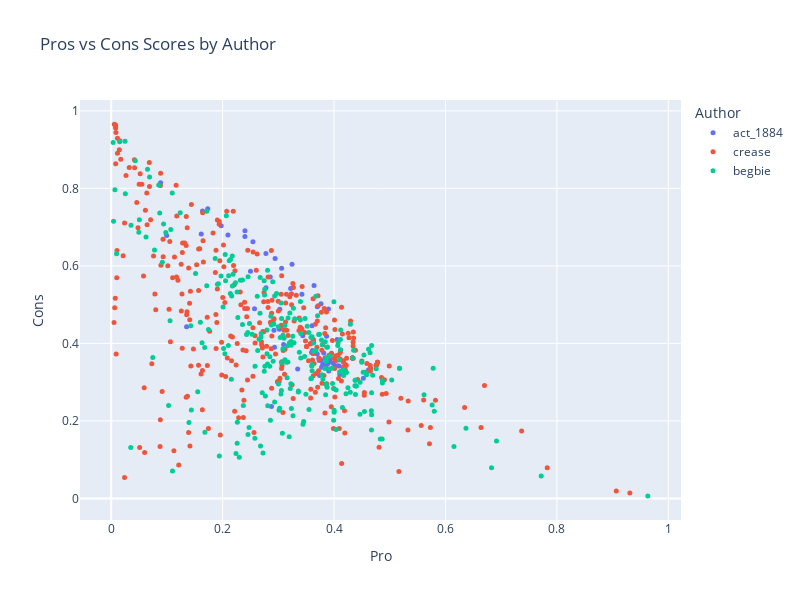

The notebook cell saved with this chart:
### Code cell
df_scores['Text'] = df_scores['Text'].apply(lambda t: wrap_text(t, width = 50))

fig = px.scatter(
    df_scores,
    x="Pro",
    y="Cons",
    color="Author",
    hover_data=["Text"],
    title="Pros vs Cons Scores by Author",
    width=800,
    height=600
)

fig.update_traces(marker=dict(size=5))
fig.show()

### Figure 1 — Plotly figure (JSON) as saved in the notebook; plotly's stock layout.template omitted (floating-point values rounded to 4 significant figures; data arrays with more than 128 entries replaced by an {"elided": "..."} marker saying what was removed)
{"data": [{"customdata": [["An Act to regulate the Chinese population of<br>British Columbia."], ["[18th February, 1884.]"], ["WHEREAS the incoming of Chinese to British<br>Columbia largely exceeds that of any other class<br>of immigrant, and the population so introduced are<br>fast becoming superior in number to our own race;<br>are not disposed to be governed by our laws; are<br>dissimilar in habits and occupation from our<br>people; evade the payment of taxes justly due to<br>the Government; are governed by pestilential<br>habits; are useless in instances of emergency;<br>habitually desecrate grave yards by the removal of<br>bodies therefrom; and generally the laws governing<br>the whites are found to be inapplicable to<br>Chinese, and such Chinese are inclined to habits<br>subversive of the comfort and well-being of the<br>community:    And whereas it is expedient to pass<br>special laws for the Government of Chinese:<br>Therefore, Her Majesty, by and with the advice and<br>consent of the Legislative Assembly of the<br>Province of British Columbia, enacts as follows:—<br>1."], ["This Act shall be cited as the \"Chinese Regulation<br>Act, 1884.\""], ["2."], ["The term \"Chinese\" wherever used in this Act shall<br>mean any native of the Chinese Empire or its<br>dependencies not born of British parents, and<br>shall include any person of the Chinese race."], ["3."], ["From and after the passage of this Act there shall<br>be payable and paid by every Chinese in British<br>Columbia, above the age of fourteen years, unto<br>and for the use of Her Majesty, Her heirs and<br>successors, the sum of ten dollars, and thereafter<br>on the 1st day of June in each and every year<br>there shall be likewise payable and paid by such<br>Chinese person a further sum of ten dollars."], ["4."], ["The Lieutenant-Governor in Council shall<br>immediately upon the passage of this Act, and from<br>time to time thereafter as occasion may require,<br>appoint in each electoral district, one or more<br>person or persons to be called Chinese Collectors,<br>to collect and receive such payments from Chinese,<br>and such Collector or Collectors immediately upon<br>such payment shall issue and deliver to the person<br>paying the same a licence in the form contained in<br>the Schedule hereto, and the Lieutenant-Governor<br>in Council may require from the Collectors so to<br>be appointed such security as he may see fit and<br>may allow them such percentage upon the amount of<br>collections as may seem reasonable and just, and<br>the Lieutenant-Governor in Council may further<br>allow such additional sum by way of expenses as<br>may be necessary and reasonable for the purpose of<br>carrying out the provisions of this Act."], ["5."], ["Any Chinese who shall be found within the Province<br>not having in his possession a licence issued<br>under the provisions of this Act, lawfully issued<br>to him, shall on conviction thereof forfeit and<br>pay a sum not exceeding forty dollars."], ["6."], ["Any Collector or Government servant wilfully<br>disobeying any of the provisions of this Act shall<br>forfeit and pay a sum not exceeding one hundred<br>dollars."], ["7."], ["Every Collector shall collect the tax from each<br>Chinese, and shall as soon afterwards as may be<br>pay over the amount to the Officer in charge of<br>the Treasury, or to such other person as the<br>Lieutenant-Governor in Council may from time to<br>time direct."], ["8."], ["Every employer of Chinese shall furnish to the<br>Collector, when requested by him so to do, from<br>time to time, a list of all Chinese in his employ,<br>or indirectly employed by him; but no such<br>statement shall bind the Collector, nor shall<br>excuse him from making due enquiry to ascertain<br>its correctness."], ["9."], ["In case any employer of Chinese fails to deliver<br>to the Collector the list mentioned in the<br>preceding section, when required so to do, or<br>knowingly states anything falsely therein, such<br>employer shall, on complaint of the Collector and<br>upon conviction before a Justice of the Peace<br>having jurisdiction within the district wherein<br>such employer carries on his business, forfeit and<br>pay a fine not exceeding one hundred dollars for<br>every Chinese in his employ, to be recovered by<br>distress of the goods and chattels of such<br>employer failing to pay the same, or in lieu<br>thereof shall be liable to imprisonment for a<br>period not less than one month and not exceeding<br>two calendar months."], ["10."], ["The Collector may, by himself or his agent, levy<br>the amount of the licence from any Chinese not<br>being in lawful possession of a licence, with<br>costs, by distress of his goods and chattels, or<br>of any goods and chattels which may be in the<br>possession of the delinquent, or which may be upon<br>or in any premises (whether the goods of the<br>delinquent or not) for the time being in the<br>possession or occupation of such delinquent<br>Chinese, and for the purposes of this section<br>premises shall be deemed to be in the possession<br>or occupation of any Chinese when it can be shewn<br>to the satisfaction of the tribunal having<br>cognizance of the matter—    (a.)"], ["That such Chinese habitually frequents such<br>premises with the assent of the owner."], ["(b.)"], ["That he is the owner or one of the owners of the<br>premises, or has control either alone or jointly<br>with another or others of such premises or some<br>part thereof."], ["(c.) That he has passed the night or slept upon<br>such premises at any time within a week of the<br>levy."], ["It shall be sufficient authority for the Collector<br>to levy as aforesaid on the non-production of the<br>licence."], ["Proof of the lawful possession of such receipt<br>shall lie on the person whose goods are<br>distrained."], ["11."], ["Every employer of Chinese shall demand from every<br>such Licence to be demanded by employer and<br>retained during the service."], ["Chinese in his employ his licence, and shall<br>retain the same in his possession during the time<br>such Chinese is in his employ, and shall return<br>the same to him when he leaves his service; and<br>every employer as aforesaid shall produce to the<br>Collector, whenever required so to do, such<br>licence for his inspection."], ["12."], ["The Toll Collector at any and every toll gate<br>which may exist in the Province from time to time,<br>shall, before allowing any Chinese to pass through<br>any toll gate, demand from such Chinese the<br>production of his licence, and, until the same is<br>produced, such Chinese shall not be allowed to<br>proceed through the toll gate."], ["13."], ["It shall be unlawful for any person to employ any<br>Chinese who has not in his possession the licence<br>required by this Act, and any person guilty of an<br>infraction of the provisions of this section shall<br>forfeit and pay a fine not exceeding fifty dollars<br>for every Chinese so employed."], ["14."], ["The sum payable by a Chinese for a free miner’s<br>certificate shall be fifteen dollars for each year<br>during which the same is to be in force instead of<br>five dollars, as by the present mining laws<br>provided, and no free miner’s certificate shall<br>hereafter be issued to any Chinese except upon<br>payment of the said sum of fifteen dollars."], ["15."], ["Any Chinese who shall be found mining for gold and<br>precious metals, or following the ordinary<br>occupation of a free miner, whether on his own<br>account or for others, without having in his<br>possession a free miner’s certificate, lawfully<br>issued to him subsequently to the passage of this<br>Act, and any person who shall employ any Chinese<br>in and about gold mining who has not in his<br>possession such a certificate, shall forfeit and<br>pay a sum not exceeding thirty dollars."], ["16."], ["Sub-section (i.)"], ["of the Schedule A to the “Licences Ordinance,<br>1867,” is hereby amended by adding thereto the<br>following words: “but no licence shall be issued<br>to any Chinese.”    17."], ["Without the permission in writing of the<br>Provincial Secretary or Government Agent of the<br>district or place where the permission is sought<br>it shall be unlawful to remove the remains of any<br>dead Chinese from any cemetery or place where such<br>dead Chinese may have been interred, or to exhume<br>the bodies or remains of any dead Chinese, and any<br>person guilty of an infraction of this section<br>shall forfeit and pay a sum not exceeding one<br>hundred dollars."], ["18."], ["The use of opium (except for medicinal or surgical<br>purposes) is hereby prohibited, and any person who<br>shall use or consume, or have in his possession<br>any opium, except for the purposes aforesaid,<br>shall forfeit and pay a penalty not exceeding one<br>hundred dollars, and the onus of proof shall lie<br>upon the party charged of showing that such opium<br>was used, or consumed, or in his possession for<br>medicinal or surgical purposes."], ["19."], ["Any pecuniary penalty by this Act imposed may be<br>sued for and recovered in a summary way before any<br>Justice of the Peace having jurisdiction in the<br>locality where the charge is made, and in default<br>of immediate payment of any such penalty the same<br>may be recovered by distress and sale of the goods<br>of the offender, and failing sufficient distress,<br>the offender shall suffer a term of imprisonment<br>not exceeding three calendar months."], ["20."], ["No conviction for any offence shall be quashed for<br>want of form, and no conviction shall be removed<br>into any of Her Majesty’s Courts by certiorari or<br>reviewed in any manner, except by appeal in manner<br>hereinafter stated, that is to say: Any Chinese<br>convicted of an offence against the provisions of<br>this Act may appeal to the County Court nearest to<br>the place of conviction, provided he shall, within<br>four days after such conviction, have given notice<br>in writing to the convicting Magistrate of his<br>intention to appeal, and shall have furnished<br>security in the sum of one hundred dollars,<br>conditioned to abide by the decision of the<br>appellate Court, and shall have also deposited<br>with the convicting Magistrate a sum of money<br>sufficient in the opinion of such Magistrate to<br>pay the costs and expenses of a jury to try such<br>appeal, and such appeal shall be heard and tried<br>before the County Court, with or without a jury of<br>five, at the option of the parties, and<br>notwithstanding any defect in the proceedings, the<br>appeal shall be heard and decided on the merits,<br>and if the conviction be affirmed the appellant<br>shall be punished according to the conviction, and<br>shall pay the costs of the appeal, and if the<br>appeal be allowed, it shall be lawful for the<br>Lieutenant-Governor in Council to issue his<br>warrant to the Treasurer for the repayment to the<br>appellant of the money paid by him for jury<br>process."], ["21."], ["Any Chinese who shall lend his licence or free<br>miner’s certificate to another Chinese, and any<br>Chinese who shall utter or pass off upon any<br>Collector or other person any licence or free<br>miner’s certificate other than his own, with<br>intent himself to avoid payment of the licence fee<br>payable under this Act, (and the onus of proving<br>that such was not his intent, shall rest upon the<br>person charged), shall forfeit and pay a penalty<br>of not less than twenty dollars nor more than one<br>hundred dollars."], ["22."], ["The tribunal having cognizance of any matter under<br>the provisions of this Act may decide, upon its<br>own view and judgment, whether any person is a<br>Chinese, and whether any person found by the Court<br>to be a Chinese be of the age of fourteen years."], ["23."], ["It shall not be lawful to let or occupy, or suffer<br>to be occupied as a dwelling, any room unless the<br>following requirements are complied with, that is<br>to say:—    (a.)"], ["Unless such room contains at all times at least<br>384 cubic feet of space for each person occupying<br>the same:    (b.)"], ["Unless such room has a window, made to open, at<br>least two feet square."], ["24."], ["Any person who lets, occupies, or knowingly<br>suffers to be occupied, any room contrary to the<br>provisions of section 23, shall be liable for<br>every offence to a penalty not exceeding fifty<br>dollars."], ["25."], ["Any room in which any person passes the night<br>shall be deemed to be occupied as a dwelling<br>within the meaning of this Act."], ["26."], ["The Lieutenant-Governor in Council may, by any<br>general regulation, direct that any persons<br>imprisoned in respect of any infraction against<br>the provisions of this Act shall be worked and<br>employed at such places and on such public works,<br>or local works for the public benefit or<br>convenience, and may make such rules and<br>regulations, and may alter or annul the same, for<br>the safe custody, control, and general management<br>of such prisoners, as the said Lieutenant-Governor<br>may from time to time deem advisable."], ["27."], ["The Lieutenant-Governor in Council may also make<br>such rules and regulations, not inconsistent<br>herewith, as may from time to time appear<br>necessary for carrying out the true intent and<br>meaning of this Act."], ["28."], ["For the purpose of any proceeding taken under the<br>provisions of this Act, the burden shall lie on<br>the defendant of proving that he is exempt from<br>the operation of any of its provisions, and it<br>shall not be necessary in any information,<br>summons, or conviction, or other document, to<br>state or negative any exception in or exemption<br>under this Act or in contemplation of law."], ["29."], ["This Act shall not come into operation until one<br>year from the passage hereof."], ["30."], ["This Act may be cited as the \"Chinese Regulation<br>Act, 1884.\""]], "hovertemplate": "Author=act_1884<br>Pro=%{x}<br>Cons=%{y}<br>Text=%{customdata[0]}<extra></extra>", "legendgroup": "act_1884", "marker": {"color": "#636efa", "size": 5, "symbol": "circle"}, "mode": "markers", "name": "act_1884", "orientation": "v", "showlegend": true, "type": "scatter", "x": [0.1615, 0.3814, 0.08859, 0.2942, 0.3575, 0.293, 0.3631, 0.3245, 0.3625, 0.364, 0.3623, 0.1973, 0.3612, 0.4619, 0.3699, 0.1638, 0.3595, 0.3405, 0.3735, 0.1733, 0.3921, 0.2095, 0.1353, 0.3955, 0.3739, 0.3347, 0.2778, 0.3865, 0.3799, 0.3699, 0.3766, 0.3799, 0.2777, 0.409, 0.24, 0.3986, 0.2543, 0.3839, 0.3059, 0.377, 0.3726, 0.09948, 0.2855, 0.391, 0.2572, 0.388, 0.3439, 0.3884, 0.3899, 0.4014, 0.3423, 0.3795, 0.3221, 0.3903, 0.3094, 0.2877, 0.2921, 0.4102, 0.3019, 0.3999, 0.3604, 0.4061, 0.25, 0.3862, 0.4526, 0.3897, 0.3026, 0.3847, 0.4053, 0.3775, 0.24], "xaxis": "x", "y": [0.6822, 0.3752, 0.8148, 0.6188, 0.399, 0.3903, 0.4031, 0.6046, 0.4095, 0.5497, 0.3741, 0.7038, 0.3815, 0.3319, 0.3726, 0.7418, 0.3764, 0.4402, 0.356, 0.7478, 0.3574, 0.68, 0.4429, 0.3743, 0.3169, 0.3338, 0.5437, 0.4183, 0.3423, 0.4949, 0.5025, 0.3463, 0.632, 0.3415, 0.6908, 0.3488, 0.6624, 0.3623, 0.5942, 0.3557, 0.3616, 0.6788, 0.5717, 0.3511, 0.4896, 0.346, 0.4197, 0.3537, 0.4887, 0.3425, 0.5272, 0.3401, 0.5417, 0.3286, 0.3971, 0.2371, 0.434, 0.3198, 0.4363, 0.3372, 0.4454, 0.3427, 0.5862, 0.3614, 0.3099, 0.3552, 0.4881, 0.3382, 0.41, 0.3385, 0.6759], "yaxis": "y"}, {"customdata": {"elided": "345x1 str values"}, "hovertemplate": "Author=crease<br>Pro=%{x}<br>Cons=%{y}<br>Text=%{customdata[0]}<extra></extra>", "legendgroup": "crease", "marker": {"color": "#EF553B", "size": 5, "symbol": "circle"}, "mode": "markers", "name": "crease", "orientation": "v", "showlegend": true, "type": "scatter", "x": {"elided": "345 float values"}, "xaxis": "x", "y": {"elided": "345 float values"}, "yaxis": "y"}, {"customdata": {"elided": "260x1 str values"}, "hovertemplate": "Author=begbie<br>Pro=%{x}<br>Cons=%{y}<br>Text=%{customdata[0]}<extra></extra>", "legendgroup": "begbie", "marker": {"color": "#00cc96", "size": 5, "symbol": "circle"}, "mode": "markers", "name": "begbie", "orientation": "v", "showlegend": true, "type": "scatter", "x": {"elided": "260 float values"}, "xaxis": "x", "y": {"elided": "260 float values"}, "yaxis": "y"}], "layout": {"height": 600, "legend": {"title": {"text": "Author"}, "tracegroupgap": 0}, "title": {"text": "Pros vs Cons Scores by Author"}, "width": 800, "xaxis": {"anchor": "y", "domain": [0, 1], "title": {"text": "Pro"}}, "yaxis": {"anchor": "x", "domain": [0, 1], "title": {"text": "Cons"}}}}
